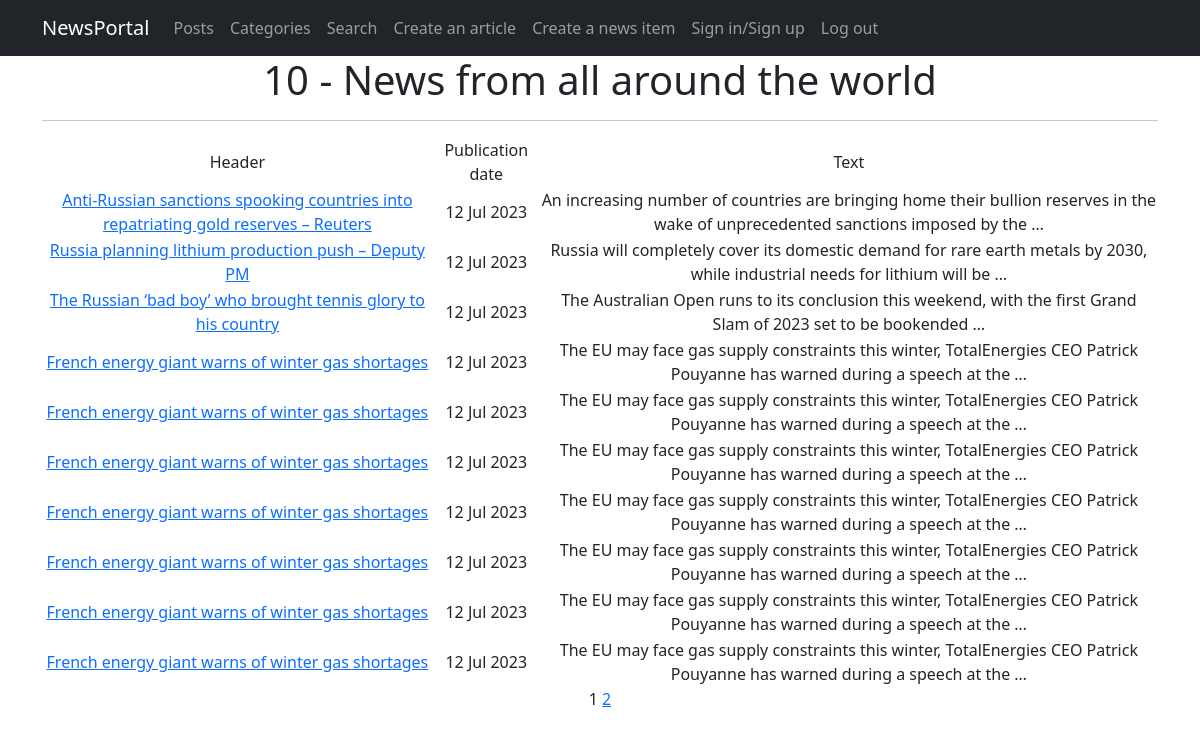
/news_portal/, run on an earlier commit of the app's database.
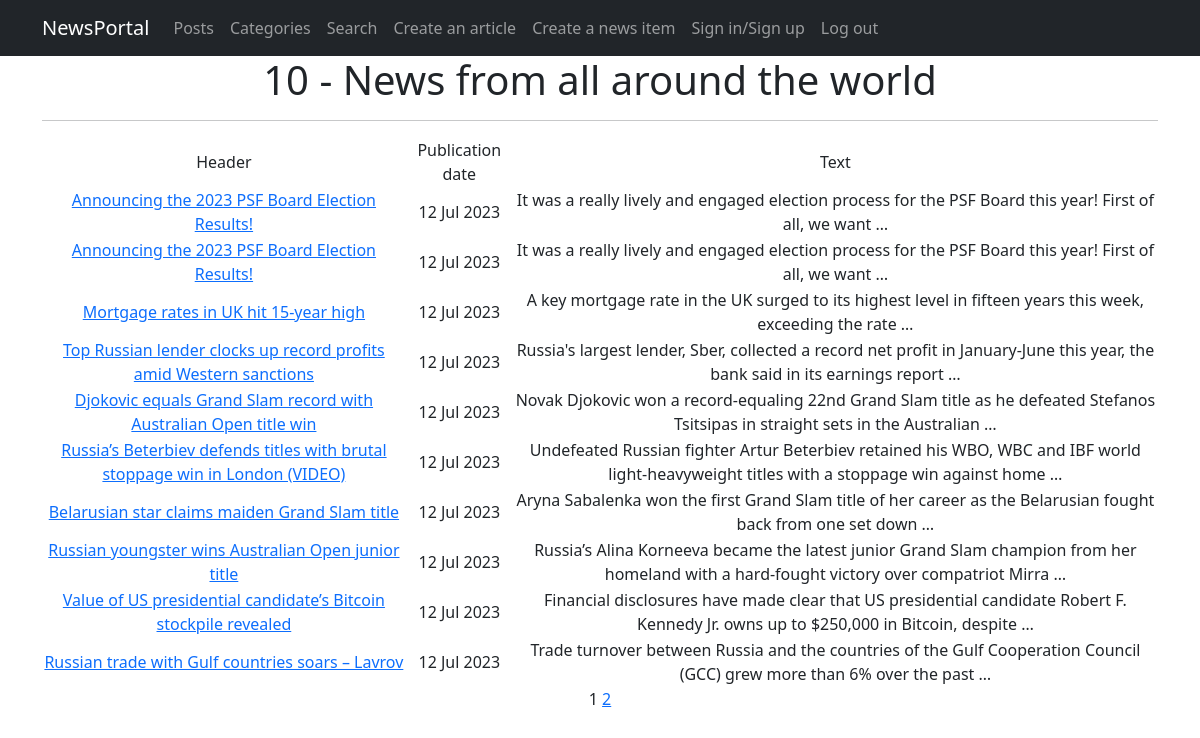
And on a later commit of the database.
### news_portal/models.py (models this page shows, shortened)
class Post(models.Model):
    post_type = models.CharField(max_length=2, choices=POST_TYPE, default=article)
    post_pub_date = models.DateTimeField(auto_now_add=True)
    post_header = models.CharField(max_length=255, null=False)
    post_text = models.TextField(null=False)
    post_rating = models.SmallIntegerField(default=0)
    post_auth = models.ForeignKey(Author, on_delete=models.CASCADE)
    post_cat = models.ManyToManyField(Category, through='PostCategory')
    def get_url(self):
        return reverse('post_detail', args=[self.id])

### news_portal/views.py (the view)
# urls.py: path('', cache_page(60)(PostList.as_view())),
class PostList(ListView):
    model = Post
    template_name = 'news_portal.html'
    context_object_name = 'news_portal'
    ordering = '-post_pub_date'
    paginate_by = 10
    def get_queryset(self):
        queryset = super().get_queryset()
        self.filterset = PostFilter(self.request.GET, queryset)
        return self.filterset.qs

### news_portal/templatetags/custom_filters.py (called while the page is built)
@register.filter()
def censor(value):
    censored_words = ['ass', 'bitch', 'cock', 'fuck']
    cen_text = value.split()
    for i in censored_words:
        for words in cen_text:
            if i in words:
                psn_in_text = cen_text.index(words)
                cen_text.remove(words)
                cen_text.insert(psn_in_text, i[0] + '*' * (len(i)-1))
    return " ".join(cen_text)

### news_portal/templatetags/custom_tags.py (called while the page is built)
@register.simple_tag(takes_context=True)
def url_replace(context, **kwargs):
    d = context['request'].GET.copy()
    for k, v in kwargs.items():
        d[k] = v
    return d.urlencode()

### templates/news_portal.html (shortened to what this page needs)
{% extends 'fpages/default.html' %}
{% load custom_filters %}!
{% load custom_tags %}
{% block content %}
   <h1>{{news_portal|length}} - News from all around the world</h1>
   <hr>
   {% if news_portal %}
    <table>
        <tr>
            <td>Header</td>
            <td>Publication date</td>
            <td>Text</td>
        </tr>
        {% for post in news_portal %}
        <tr>
            <td><a href="{{ post.get_url }}"> {{ post.post_header|censor }} </a></td>
            <td>{{ post.post_pub_date|date:'d M Y' }} </td>
            <td>{{ post.post_text|truncatewords:20|censor }}</td>
        </tr>
        {% endfor %}
    </table>
    {% else %}
           <h2>No news</h2>
{% endif %}
   {{ page_obj.number }}
   {% if page_obj.has_next %}
       <a href="?{% url_replace page=page_obj.next_page_number %}">{{ page_obj.next_page_number }}</a>
   {% endif %}
{% endblock content %}

What changed in the data, as far as the page shows it:
no longer on this page (row unchanged): Post: post_header|censor "Anti-Russian sanctions spooking countries into repatriating gold reserves – Reuters", post_pub_date "12 Jul 2023", post_text|censor "An increasing number of countries are bringing home their bullion reserves in the wake of unprecedented sanctions imposed by the …"
no longer on this page (row unchanged): Post: post_header|censor "Russia planning lithium production push – Deputy PM", post_pub_date "12 Jul 2023", post_text|censor "Russia will completely cover its domestic demand for rare earth metals by 2030, while industrial needs for lithium will be …"
no longer on this page (row unchanged): Post: post_header|censor "The Russian ‘bad boy’ who brought tennis glory to his country", post_pub_date "12 Jul 2023", post_text|censor "The Australian Open runs to its conclusion this weekend, with the first Grand Slam of 2023 set to be bookended …"
removed Post: post_header|censor "French energy giant warns of winter gas shortages", post_pub_date "12 Jul 2023", post_text|censor "The EU may face gas supply constraints this winter, TotalEnergies СEO Patrick Pouyanne has warned during a speech at the …"
removed Post: post_header|censor "French energy giant warns of winter gas shortages", post_pub_date "12 Jul 2023", post_text|censor "The EU may face gas supply constraints this winter, TotalEnergies СEO Patrick Pouyanne has warned during a speech at the …"
removed Post: post_header|censor "French energy giant warns of winter gas shortages", post_pub_date "12 Jul 2023", post_text|censor "The EU may face gas supply constraints this winter, TotalEnergies СEO Patrick Pouyanne has warned during a speech at the …"
removed Post: post_header|censor "French energy giant warns of winter gas shortages", post_pub_date "12 Jul 2023", post_text|censor "The EU may face gas supply constraints this winter, TotalEnergies СEO Patrick Pouyanne has warned during a speech at the …"
removed Post: post_header|censor "French energy giant warns of winter gas shortages", post_pub_date "12 Jul 2023", post_text|censor "The EU may face gas supply constraints this winter, TotalEnergies СEO Patrick Pouyanne has warned during a speech at the …"
removed Post: post_header|censor "French energy giant warns of winter gas shortages", post_pub_date "12 Jul 2023", post_text|censor "The EU may face gas supply constraints this winter, TotalEnergies СEO Patrick Pouyanne has warned during a speech at the …"
no longer on this page (row unchanged): Post: post_header|censor "French energy giant warns of winter gas shortages", post_pub_date "12 Jul 2023", post_text|censor "The EU may face gas supply constraints this winter, TotalEnergies СEO Patrick Pouyanne has warned during a speech at the …"
added Post: post_header|censor "Announcing the 2023 PSF Board Election Results!", post_pub_date "12 Jul 2023", post_text|censor "It was a really lively and engaged election process for the PSF Board this year! First of all, we want …"
added Post: post_header|censor "Announcing the 2023 PSF Board Election Results!", post_pub_date "12 Jul 2023", post_text|censor "It was a really lively and engaged election process for the PSF Board this year! First of all, we want …"
added Post: post_header|censor "Mortgage rates in UK hit 15-year high", post_pub_date "12 Jul 2023", post_text|censor "A key mortgage rate in the UK surged to its highest level in fifteen years this week, exceeding the rate …"
added Post: post_header|censor "Top Russian lender clocks up record profits amid Western sanctions", post_pub_date "12 Jul 2023", post_text|censor "Russia's largest lender, Sber, collected a record net profit in January-June this year, the bank said in its earnings report …"
added Post: post_header|censor "Djokovic equals Grand Slam record with Australian Open title win", post_pub_date "12 Jul 2023", post_text|censor "Novak Djokovic won a record-equaling 22nd Grand Slam title as he defeated Stefanos Tsitsipas in straight sets in the Australian …"
added Post: post_header|censor "Russia’s Beterbiev defends titles with brutal stoppage win in London (VIDEO)", post_pub_date "12 Jul 2023", post_text|censor "Undefeated Russian fighter Artur Beterbiev retained his WBO, WBC and IBF world light-heavyweight titles with a stoppage win against home …"
added Post: post_header|censor "Belarusian star claims maiden Grand Slam title", post_pub_date "12 Jul 2023", post_text|censor "Aryna Sabalenka won the first Grand Slam title of her career as the Belarusian fought back from one set down …"
added Post: post_header|censor "Russian youngster wins Australian Open junior title", post_pub_date "12 Jul 2023", post_text|censor "Russia’s Alina Korneeva became the latest junior Grand Slam champion from her homeland with a hard-fought victory over compatriot Mirra …"
added Post: post_header|censor "Value of US presidential candidate’s Bitcoin stockpile revealed", post_pub_date "12 Jul 2023", post_text|censor "Financial disclosures have made clear that US presidential candidate Robert F. Kennedy Jr. owns up to $250,000 in Bitcoin, despite …"
added Post: post_header|censor "Russian trade with Gulf countries soars – Lavrov", post_pub_date "12 Jul 2023", post_text|censor "Trade turnover between Russia and the countries of the Gulf Cooperation Council (GCC) grew more than 6% over the past …"
